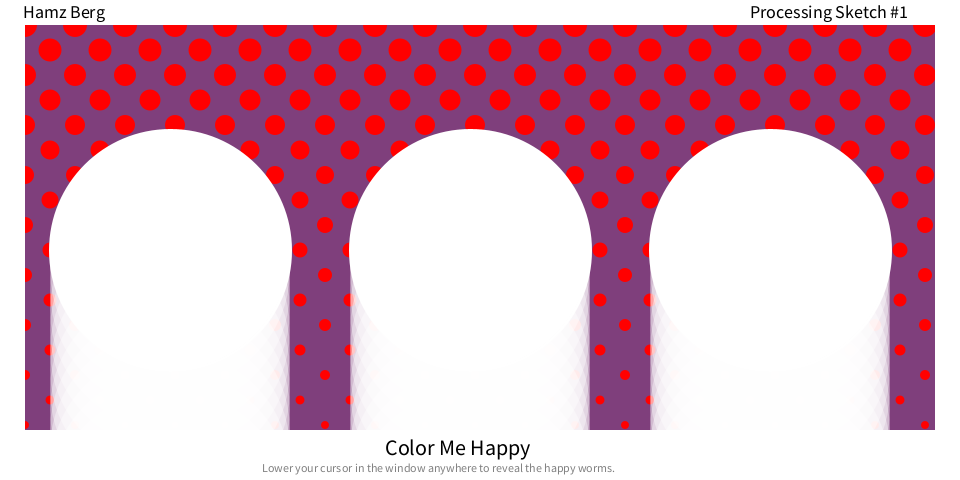
Frame 1 (no input)
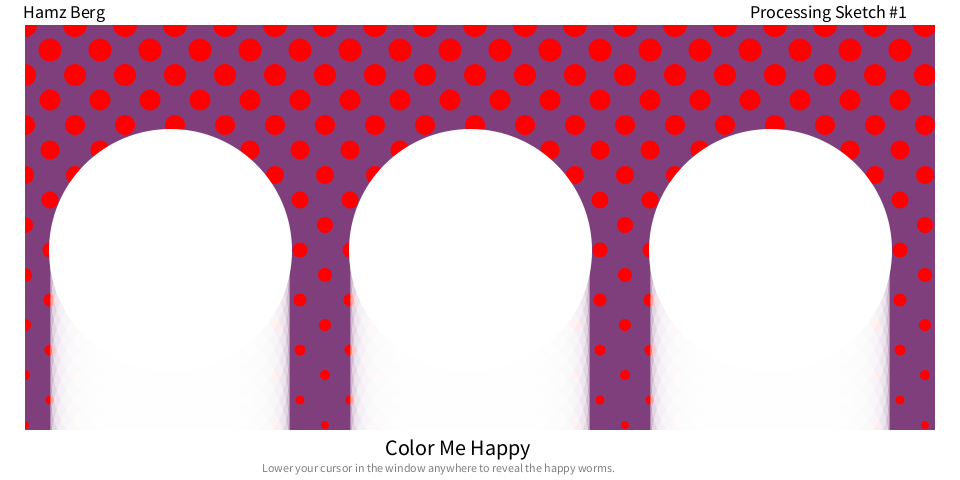
Frame 60 (the mouse pressed at the canvas centre just before this capture)
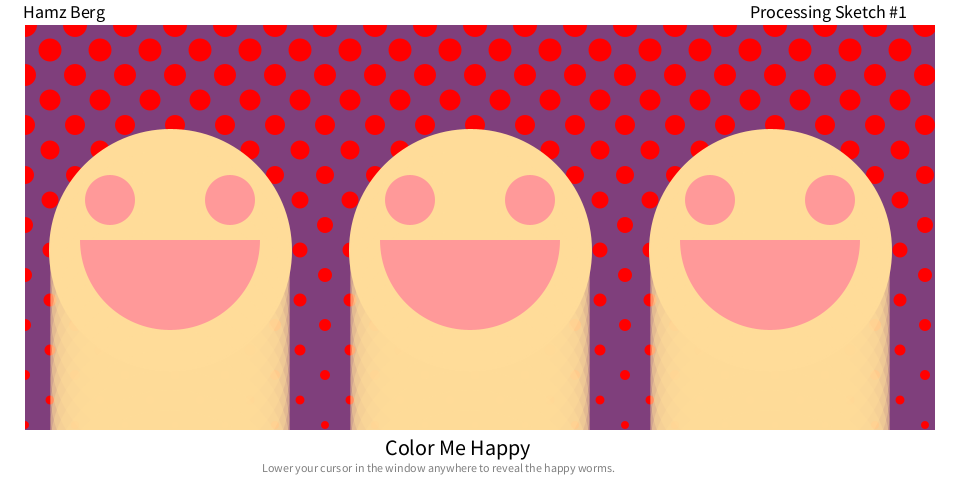
Frame 120 (the mouse held since frame 60 and released just before this capture)

The Processing sketch that drew these frames (run headless with seeded random() and noise(); from frame 60 on, the mouse is pressed at the canvas centre):

// Processing sketch: PS1_Color_Me_Happy
// ── PS1_Color_Me_Happy.pde
/*
 Author: Hamz Berg
 
 Notes:
   - Color Blue = (40,80,240)
   - Color Purple = (128,128,240) 
   - Line Syntax = (x1,y1,x2,y2);  
*/

void setup() {
  size(960, 480);
  colorMode(HSB, 100);

}

void draw() {
  //Color Scheme ints
  int hA = 11;
  int hC = 339;
  int hD = 105;
  int hE = 84;

  //Color Shade & Brightness & Alpha ints
  int s = mouseY/6;
  int b = 100;
  int a = 10;

  //Coordinate Position ints
  int x = 0;
  int y = 0;

  //Count tracker int
  int count = 0;

  //int used for Circle Diameters
  int size = 25;


  //Screen outputs
  background(hE, 50, 50);

  stroke(0, 0, 0, 0);
  fill(hD, 100, b);

  //Creates row of circles
  for (int i = 0; i < 20; i++) {

    //Creates each circle
    for (int e = 0; e < 20; e++) {

      ellipse(x, y, size, size);
      x += 50;
    }

    //Setup for next row
    count++;
    size--;
    y += 25;

    //Switches row starting position
    if ((count%2) == 1) { 
      x = 25;
    } else if ((count%2) == 0) { 
      x = 0;
    }
  }

  //Reuses x & y int for Smiley Row Generator
  x = 50;
  y = 10;

  //Generates row of Smiles
  for (int j = 0; j < 3; j++) {

    //Circle Face
    fill(hA, s, b);
    stroke(hA, s, b);
    strokeWeight(3);
    ellipse(x + 120, 240 + y, 240, 240);
    
    noStroke();
    
    for (int k = 0; k < 15; k++) {
      fill(hA, s, b, 50 - a);
      ellipse(x + 120, 240 + y, 240, 240);
      y += 20;
    }

    y = 10;

    //Arc Mouth

    fill(hC, s, b);
    arc(x + 120, 240, 180, 180, 0, PI);

    //Circle Eyes
    stroke(0, 0, 0, 0);
    fill(hC, s, b);
    ellipse(x + 60, 200, 50, 50);
    ellipse(x + 180, 200, 50, 50);

    x += 300;
    
  }
  
  
  //Creates the Frame
    noStroke();
    fill(100);
    //Left Side
    rect(0,0,25,480);
    //Top Side
    rect(0,0,960, 25);
    //Right Side
    rect(960,720,-25,-720);
    //Bottom Side
    rect(960,480,-960,-50);
    fill(0);
    textSize(18);
    text("Hamz Berg", 23, 18);
    text("Processing Sketch #1", 750, 18);
    textSize(22);
    text("Color Me Happy", 385, 455); 
    fill(50);
    textSize(12);
    text("Lower your cursor in the window anywhere to reveal the happy worms.", 262, 472);
  
}
